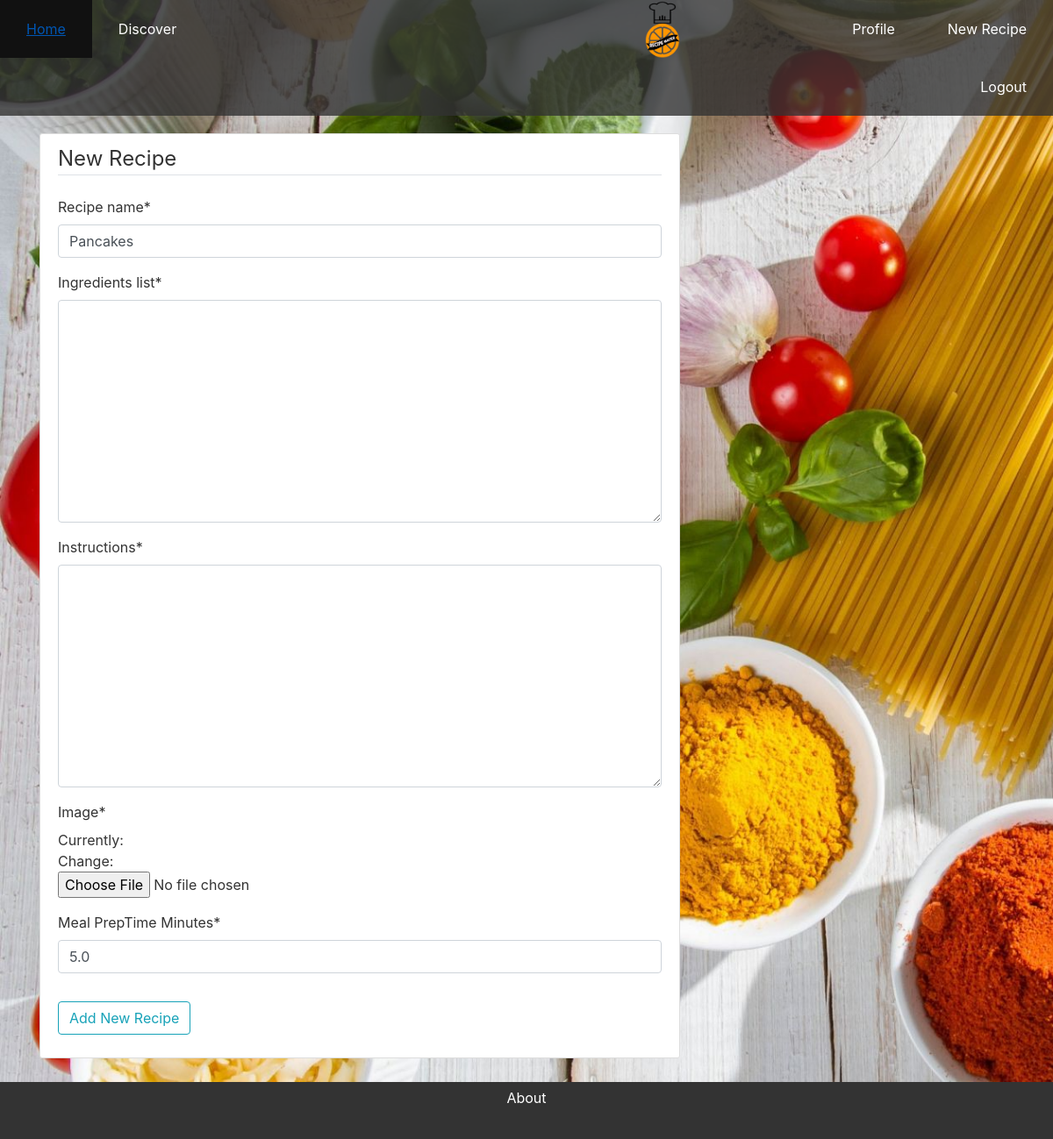
/recipe/3/update/ (signed in), run on an earlier commit of the app's database.
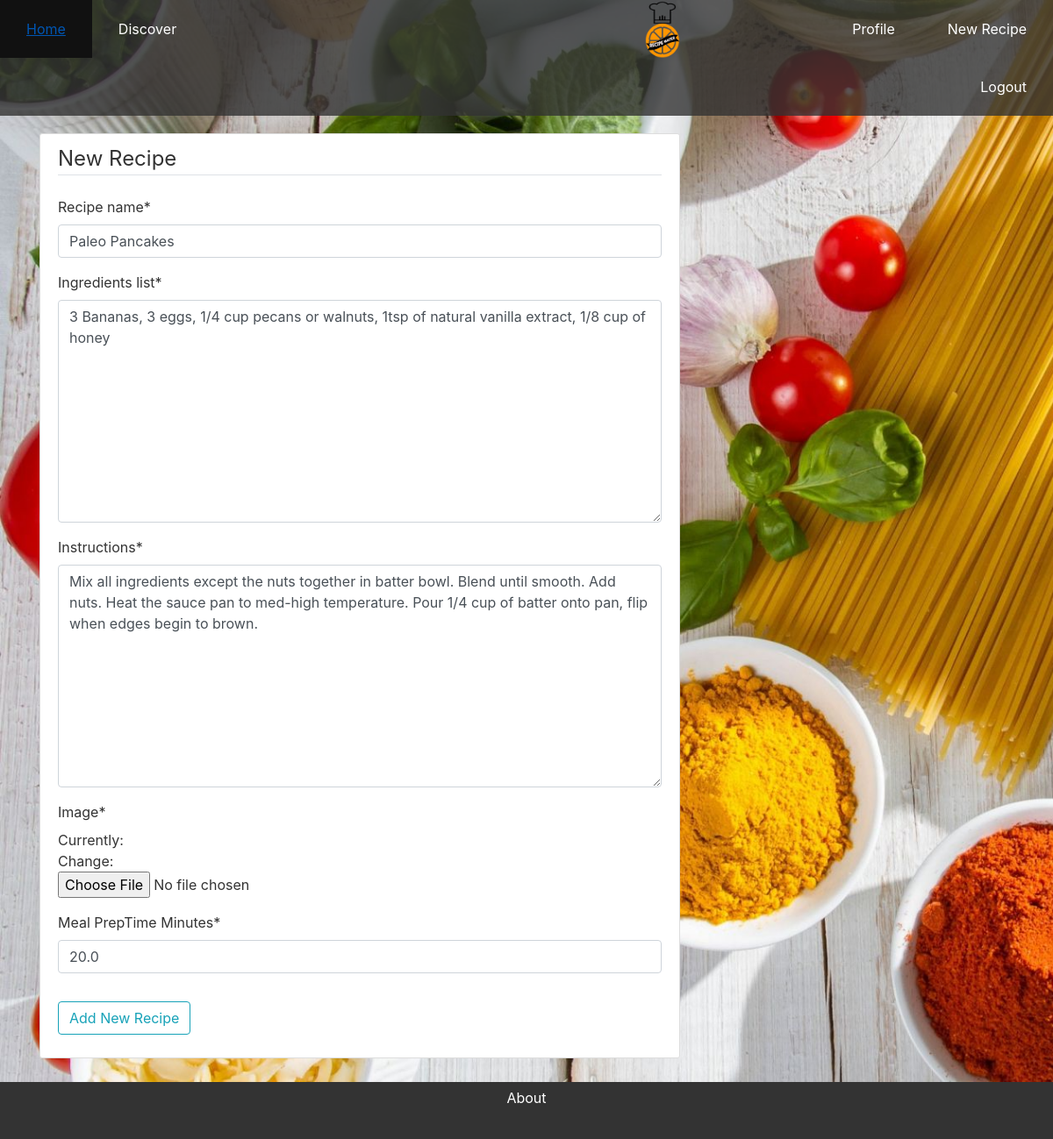
And on a later commit of the database.
### master_app/models.py (models this page shows, shortened)
class Recipe(models.Model):
    recipe_name = models.CharField(max_length=100)
    country = models.CharField(max_length=100, default='')
    category_choices = ((1, 'Vegan'), (2, 'Keto'), (3, 'Paleo'), (4, 'Vegetarian'), (5, 'General'))
    category = models.PositiveSmallIntegerField('Category', blank=False, default = 5, choices = category_choices)
    description = models.CharField(max_length=200, default='')
    calories = MinMaxFloat(min_value=0.0, max_value=10000.0, default=0.0)
    meal_PrepTime_Minutes= MinMaxFloat(min_value=5.0, max_value=10000.0)
    image = models.ImageField(default='food_default.jpg', upload_to='recipe_pics')
    ingredients_list = models.TextField(max_length=500, default='')
    instructions = models.TextField(max_length=1000, default='')
    date_posted = models.DateTimeField(default=timezone.now)
    recipe_creator = models.ForeignKey(User, on_delete=models.CASCADE)

### master_app/views.py (the view, shortened to what this page needs)
# urls.py: path('recipe/<pk>/update/', RecipeUpdateView.as_view(), name='recipe-update'),
class RecipeUpdateView(LoginRequiredMixin, UserPassesTestMixin, UpdateView):
    model = Recipe
    fields = ['recipe_name',
              'ingredients_list',
              'instructions',
              'image',
              'meal_PrepTime_Minutes']
    def test_func(self):
        recipe = self.get_object()
        if self.request.user == recipe.recipe_creator:
            return True
        return False

### master_app/models.py (called while the page is built)
    def formfield(self, **kwargs):
        defaults = {'min_value': self.min_value, 'max_value' : self.max_value}
        defaults.update(kwargs)
        return super(MinMaxFloat, self).formfield(**defaults)

### master_app/views.py (called while the page is built)
    @method_decorator(login_required())
    def dispatch(self, *args, **kwargs):
        return super(LoginRequiredMixin, self).dispatch(*args, **kwargs)

### master_app/templates/master_app/recipe_form.html (shortened to what this page needs)
{% extends "master_app/base.html" %}
{% load crispy_forms_tags %}
{% block content %}
        <br>
        <br>
        <br>
    <div class="content-section">
        <form method="POST">
            <fieldset class="form-group">
                <legend class="border-bottom mb-4">New Recipe</legend>
                {{ form|crispy }}
            </fieldset>
            <div class="form-group">
                <button class="btn btn-outline-info" type="submit">Add New Recipe</button>
            </div>
        </form>
    </div>
    <br>
        <br>
        <br>
{% endblock content %}

What changed in the data, as far as the page shows it:
changed Recipe: recipe_name "Pancakes" → "Paleo Pancakes"; ingredients_list (not shown) → "3 Bananas, 3 eggs, 1/4 cup pecans or walnuts, 1tsp of natural vanilla extract, 1/8 cup of honey"; instructions (not shown) → "Mix all ingredients except the nuts together in batter bowl. Blend until smooth. Add nuts. Heat the sauce pan to med-high temperature. Pour 1/4 cup of batter onto pan, flip when edges begin to brown."; meal_PrepTime_Minutes "5.0" → "20.0"
